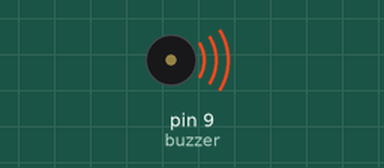
Bench run of a sketch on a simulated Arduino Uno, built with avr-gcc and run on an emulated ATmega328P. Shown: buzzer (waves = sounding).

Above: at 0.2 s.
At 3.4 s:
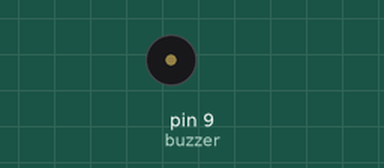
Timing chart, 0 to 6.0 s (numbered marks = the images above):
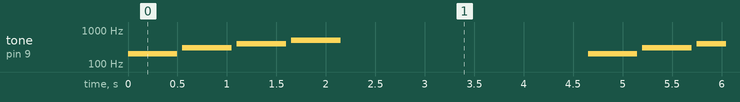

The sketch:

buzzer.ino
```cpp
#define buzzer 9

void setup()
{
  pinMode(buzzer, OUTPUT);
}

void loop()
{
  //tone(porta, frequência)
  //noTone(porta)

  //tone(porta, frequência, duração)
  //31 - 4978hz

  tone(9, 200, 500);
  delay(550);
  tone(9, 300, 500);
  delay(550);
  tone(9, 400, 500);
  delay(550);
  tone(9, 500, 500);
  delay(3000);
}
```

Measured:
- by itself, tone on pin 9 (buzzer): repeats every 4.7 s: silent 0.05 s, 300 Hz 0.50 s, silent 0.05 s, 400 Hz 0.50 s, silent 0.05 s, 500 Hz 0.50 s, silent 2.5 s, 200 Hz 0.50 s
